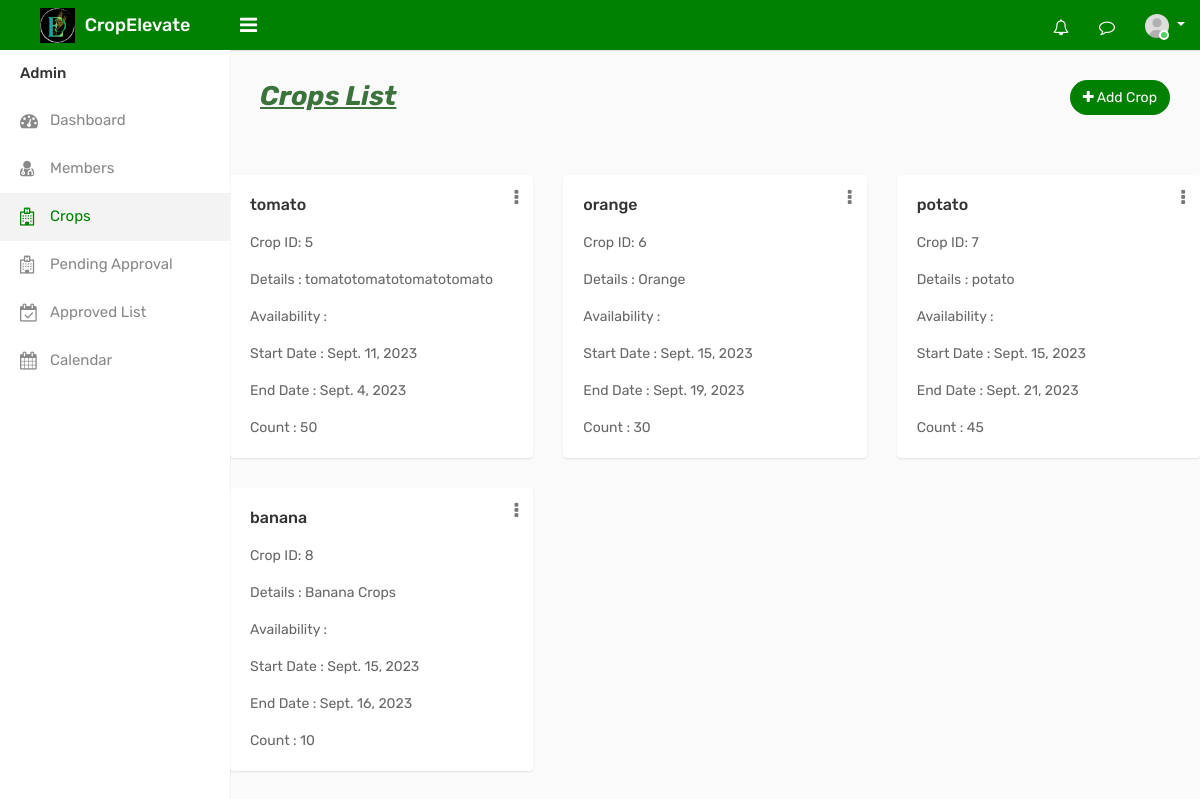
Page /adcrop on the earlier database version.
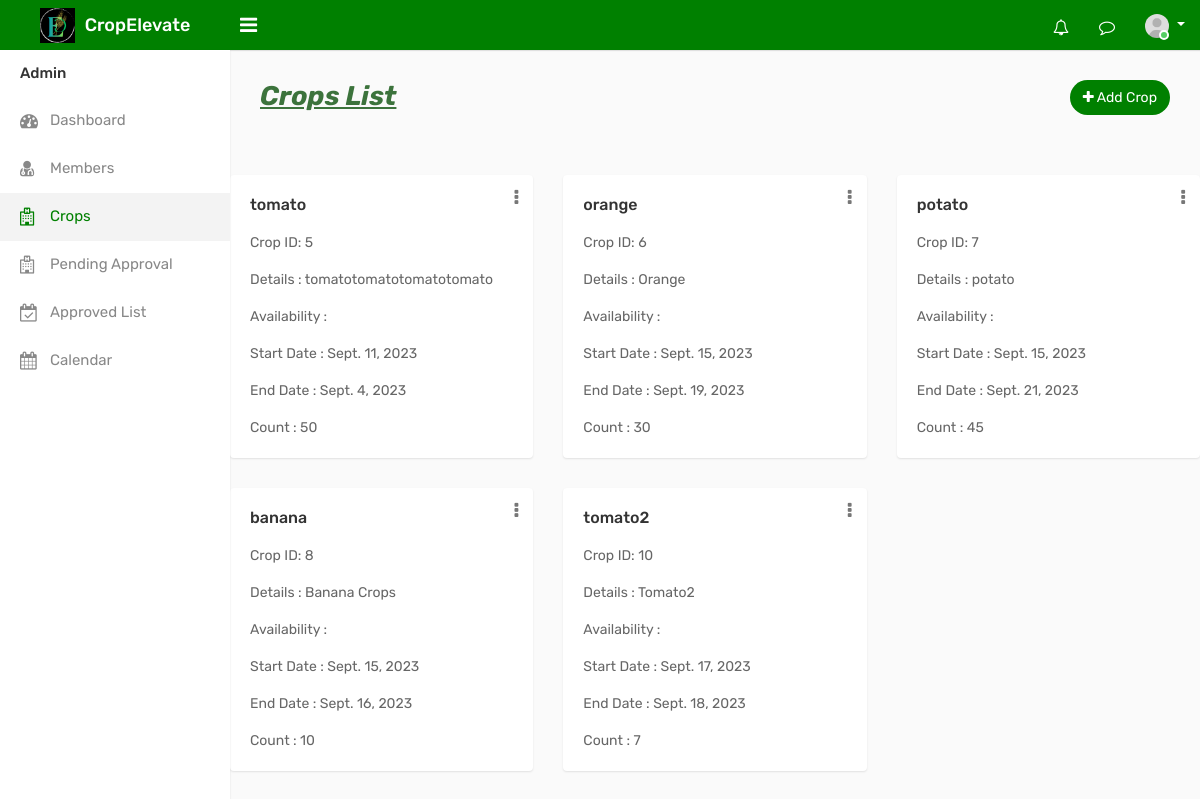
Same page on the later database version.
### ceapp/models.py (models this page shows)
class Crop(models.Model):
    Namec = models.CharField(max_length=100)
    des = models.TextField()
    start_date = models.DateField(null=True, blank=True)
    end_date = models.DateField(null=True, blank=True)
    count = models.CharField(max_length=100,null=True, blank=True)
    created_at = models.DateTimeField(auto_now_add=True)
    current = models.BooleanField(default=False)

### ceapp/views.py (the view)
# urls.py: path('adcrop',views.adcrop,name='adcrop'),
def adcrop(request):
    crops = Crop.objects.all()
    return render(request, 'admintemp/adcrop.html', {'crops': crops})

### templates/admintemp/adcrop.html (shortened to what the changed rows need)
{% load static %}
<!DOCTYPE html>
<html lang="en">
<head>
    <link rel="stylesheet" type="text/css" href="{% static 'assets/css/bootstrap.min.css' %}">
    <link rel="stylesheet" type="text/css" href="{% static 'assets/css/dataTables.bootstrap4.min.css' %}">
    <link rel="stylesheet" type="text/css" href="{% static 'assets/css/font-awesome.min.css' %}">
    <link rel="stylesheet" type="text/css" href="{% static 'assets/css/style.css' %}">
</head>
<body>
    <div class="main-wrapper">
        <div class="page-wrapper">
                <div class="row">
                    {% for crop in crops %}
                    <div class="col-md-4">
                        <div class="card">
                            <div class="dropdown profile-action">
                                <a href="#" class="action-icon dropdown-toggle" data-toggle="dropdown" aria-expanded="false"><i class="fa fa-ellipsis-v"></i></a>
                            </div>
                            <div class="card-body">
                                <h5 class="card-title">{{ crop.Namec }}</h5>
                                <p>Crop ID: {{ crop.id }}</p>
                                <p class="card-text">Details :  {{ crop.des }}</p>
                                <p class="card-text">Availability :</p>
                                <p class="card-text">Start Date :  {{ crop.start_date }}</p>
                                <p class="card-text">End Date :  {{ crop.end_date }}</p>
                                <p class="card-text">Count :  {{ crop.count }}</p>
                            </div>
                        </div>
                    </div>
                    {% endfor %}
                </div>
		</div>
    </div>
</body>
</html>

Differences in the rows shown:
added Crop: Namec "tomato2", id "10", des "Tomato2", start_date "Sept. 17, 2023", end_date "Sept. 18, 2023", count "7"
